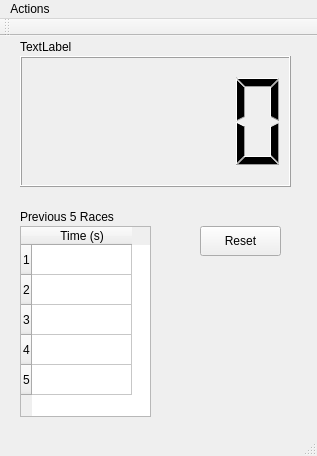
<?xml version="1.0" encoding="UTF-8"?>
<ui version="4.0">
 <class>MainWindow</class>
 <widget class="QMainWindow" name="MainWindow">
  <property name="geometry">
   <rect>
    <x>0</x>
    <y>0</y>
    <width>317</width>
    <height>456</height>
   </rect>
  </property>
  <property name="windowTitle">
   <string>Race App</string>
  </property>
  <widget class="QWidget" name="centralwidget">
   <widget class="QLabel" name="stateLabel">
    <property name="geometry">
     <rect>
      <x>20</x>
      <y>0</y>
      <width>68</width>
      <height>22</height>
     </rect>
    </property>
    <property name="text">
     <string>TextLabel</string>
    </property>
   </widget>
   <widget class="QLCDNumber" name="lcdNumber">
    <property name="geometry">
     <rect>
      <x>20</x>
      <y>20</y>
      <width>271</width>
      <height>131</height>
     </rect>
    </property>
   </widget>
   <widget class="QPushButton" name="resetButton">
    <property name="geometry">
     <rect>
      <x>200</x>
      <y>190</y>
      <width>81</width>
      <height>30</height>
     </rect>
    </property>
    <property name="text">
     <string>Reset</string>
    </property>
   </widget>
   <widget class="QLabel" name="last5RacesLabel">
    <property name="geometry">
     <rect>
      <x>20</x>
      <y>170</y>
      <width>121</width>
      <height>22</height>
     </rect>
    </property>
    <property name="text">
     <string>Previous 5 Races</string>
    </property>
   </widget>
   <widget class="QTableWidget" name="tableWidget">
    <property name="geometry">
     <rect>
      <x>20</x>
      <y>190</y>
      <width>131</width>
      <height>191</height>
     </rect>
    </property>
    <property name="rowCount">
     <number>5</number>
    </property>
    <property name="columnCount">
     <number>1</number>
    </property>
    <row/>
    <row/>
    <row/>
    <row/>
    <row/>
    <column>
     <property name="text">
      <string>Time (s)</string>
     </property>
    </column>
   </widget>
  </widget>
  <widget class="QStatusBar" name="statusbar"/>
  <widget class="QToolBar" name="toolBar">
   <property name="windowTitle">
    <string>toolBar</string>
   </property>
   <attribute name="toolBarArea">
    <enum>TopToolBarArea</enum>
   </attribute>
   <attribute name="toolBarBreak">
    <bool>false</bool>
   </attribute>
  </widget>
  <widget class="QMenuBar" name="menuBar">
   <property name="geometry">
    <rect>
     <x>0</x>
     <y>0</y>
     <width>317</width>
     <height>28</height>
    </rect>
   </property>
   <widget class="QMenu" name="menuActions">
    <property name="title">
     <string>Actions</string>
    </property>
    <addaction name="actionReset"/>
    <addaction name="actionStart"/>
    <addaction name="actionStop"/>
    <addaction name="separator"/>
    <addaction name="actionQuit"/>
   </widget>
   <addaction name="menuActions"/>
  </widget>
  <action name="actionReset">
   <property name="text">
    <string>Reset</string>
   </property>
  </action>
  <action name="actionStart">
   <property name="text">
    <string>Start</string>
   </property>
  </action>
  <action name="actionQuit">
   <property name="text">
    <string>Quit</string>
   </property>
  </action>
  <action name="actionStop">
   <property name="text">
    <string>Stop</string>
   </property>
  </action>
 </widget>
 <resources/>
 <connections>
  <connection>
   <sender>actionQuit</sender>
   <signal>triggered()</signal>
   <receiver>MainWindow</receiver>
   <slot>close()</slot>
   <hints>
    <hint type="sourcelabel">
     <x>-1</x>
     <y>-1</y>
    </hint>
    <hint type="destinationlabel">
     <x>197</x>
     <y>192</y>
    </hint>
   </hints>
  </connection>
  <connection>
   <sender>actionReset</sender>
   <signal>triggered()</signal>
   <receiver>resetButton</receiver>
   <slot>click()</slot>
   <hints>
    <hint type="sourcelabel">
     <x>-1</x>
     <y>-1</y>
    </hint>
    <hint type="destinationlabel">
     <x>340</x>
     <y>75</y>
    </hint>
   </hints>
  </connection>
 </connections>
</ui>
